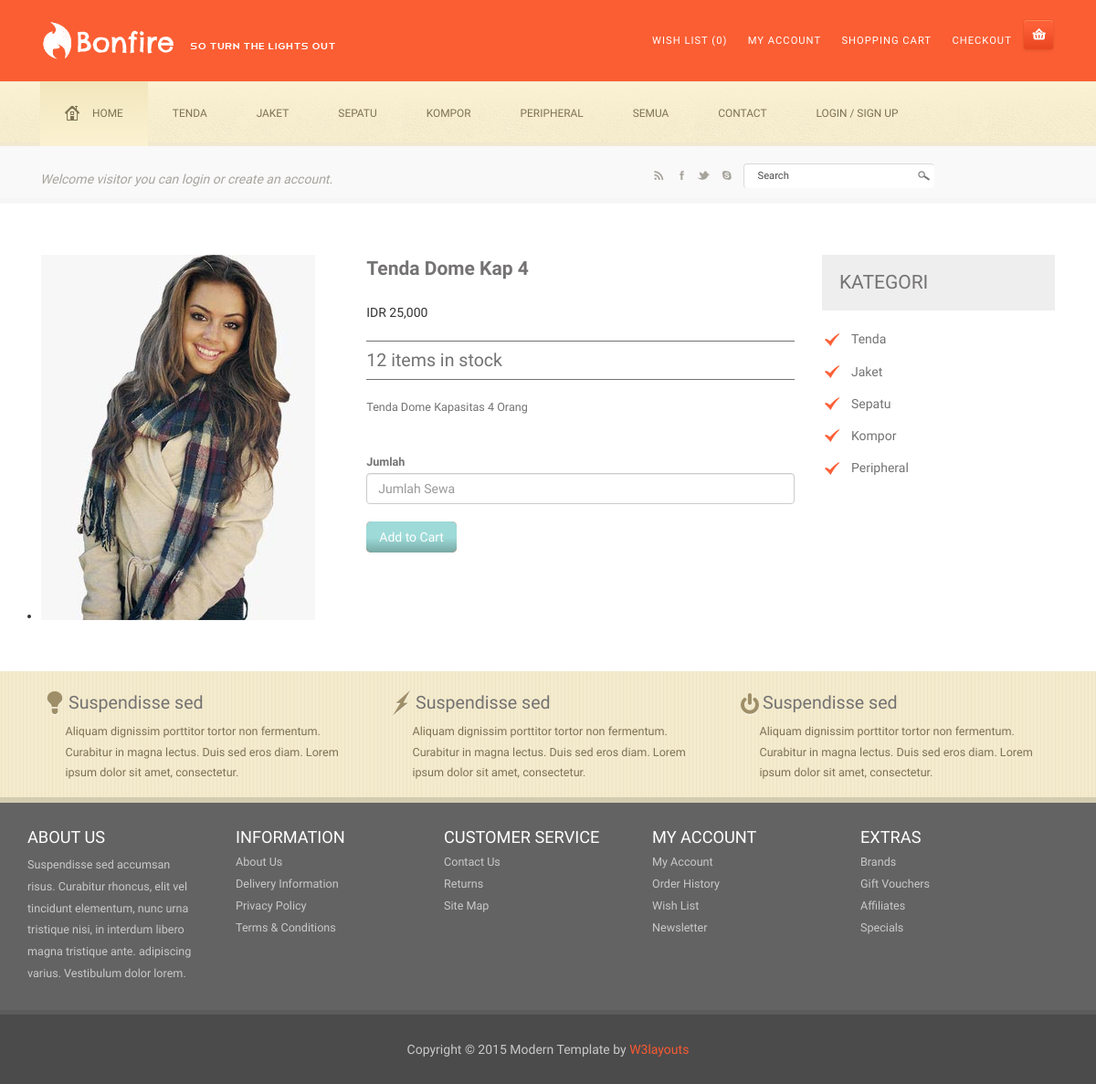
The page /detail_produk.php?id_barang=1 on the database its author committed.
### tables this page shows
CREATE TABLE IF NOT EXISTS `m_barang` (
  `id_barang` int(11) NOT NULL,
  `nama_barang` varchar(255) DEFAULT NULL,
  `tgl_ditambakan` datetime DEFAULT NULL,
  `id_merk` int(11) DEFAULT NULL,
  `id_kategori` int(11) DEFAULT NULL,
  `id_warna` int(11) DEFAULT NULL,
  `id_ukuran` int(11) DEFAULT NULL,
  `deskripsi` varchar(255) DEFAULT NULL,
  `harga_sewa` int(11) DEFAULT NULL,
  `harga_beli` varchar(255) DEFAULT NULL,
  `stok` int(11) DEFAULT NULL,
  `status` int(11) DEFAULT NULL,
  `foto` varchar(255) DEFAULT NULL
);

### detail_produk.php (the view, shortened to what this page needs)
<?php include 'header.php'; ?>
<?php
$id_barang = $_GET['id_barang'];
$sql = mysql_query("SELECT
	m_barang.id_barang,
	m_barang.nama_barang,
	m_barang.tgl_ditambakan,
	m_barang.deskripsi,
	m_barang.harga_sewa,
	m_barang.harga_beli,
	m_kategori.nama_kategori,
	m_merk.nama_merk,
	m_ukuran.nama_ukuran,
	m_warna.nama_warna,
	m_barang.foto,
	m_barang.stok,
	m_barang.status
	FROM
	m_barang ,
	m_kategori ,
	m_merk ,
	m_ukuran ,
	m_warna
	WHERE
	m_barang.id_merk = m_merk.id_merk AND
	m_barang.id_kategori = m_kategori.id_kategori AND
	m_barang.id_ukuran = m_ukuran.id_ukuran AND
	m_barang.id_warna = m_warna.id_warna AND
	m_barang.id_barang = '$id_barang'
	");
$row = mysql_fetch_array($sql);
?>
<div class="container">
	<div class="single">
		<div class="col-md-9 top-in-single">
			<div class="col-md-5 single-top">
				<ul id="etalage">
					<li>
						<a href="">
							<img class="etalage_thumb_image img-responsive" src="admin/img/<?php echo $row['foto'] ?>" alt="" >
						</a>
					</li>
				</ul>
			</div>
			<form id="my_form" action="insert_produk.php" method="POST">
				<div class="col-md-7 single-top-in">
					<div class="single-para">
						<h4><?php echo $row['nama_barang'] ?></h4>
						<div class="para-grid">
							<span  class="add-to"></span>IDR <?php echo number_format($row['harga_sewa']) ?></span>
						</div>
						<h5><?php echo $row['stok'] ?> items in stock</h5>
						<p><?php echo $row['deskripsi']; ?></p>
						<p>
								<label for="inputsm">Jumlah</label>
								<input type="text" name="jumlah" placeholder="Jumlah Sewa" class="form-control">
						</p>
						<a href="#" title="Pesan" onclick="document.getElementById('my_form').submit();" class="hvr-shutter-in-vertical ">Add to Cart</a>
					</div>
				</div>
			</form>
			<div class="clearfix"> </div>
			</div>
			<div class="col-md-3">
				<div class="single-bottom">
					<h4>Kategori</h4>
					<ul>
						<li><a href="products.php?id_kategori=1"><i> </i>Tenda</a></li>
						<li><a href="products.php?id_kategori=2"><i> </i>Jaket</a></li>
						<li><a href="products.php?id_kategori=3"><i> </i>Sepatu</a></li>
						<li><a href="products.php?id_kategori=4"><i> </i>Kompor</a></li>
						<li><a href="products.php?id_kategori=5"><i> </i>Peripheral</a></li>
					</ul>
				</div>
			</div>
			<div class="clearfix"> </div>
		</div>
	</div>
	<?php include 'footer.php'; ?>

### css/style.css (style rules this page uses)
body { background: #fff ; font-family: 'Exo', sans-serif; }
body a { transition: 0.5s all; -webkit-transition: 0.5s all; -o-transition: 0.5s all; -moz-transition: 0.5s all; -ms-transition: 0.5s all; }
ul { padding: 0; margin: 0; }
h1,h2,h3,h4,h5,h6,label,p { margin:0; }
.hvr-shutter-in-vertical { display: inline-block; vertical-align: middle; -webkit-transform: translateZ(0); transform: translateZ(0); -webkit-backface-visibility: hidden; backface-visibility: hidden; -moz-osx-font-smoothing: grayscale; position: relative; background: rgb(252,94,53); background: -moz-linear-gradient(top, rgba(252,94,53,1) 55%, rgba(252,94,53,1) 55%, rgba(233,71,34,1) 100%); background: -webkit-gradient(linear, left top, left bottom, color-stop(55%,rgba(252,94,53,1)), color-stop(55%,rgba(252,94,53,1)), color-stop(100%,rgba(233,71,34,1))); background: -webkit-linear-gradient(top, rgba(252,94,53,1) 55%,rgba(252,94,53,1) 55%,rgba(233,71,34,1) 100%); background: -o-linear-gradient(top, rgba(252,94,53,1) 55%,rgba(252,94,53,1) 55%,rgba(233,71,34,1) 100%); background: -ms-linear-gradient(top, rgba(252,94,53,1) 55%,rgba(252,94,53,1) 55%,rgba(233,71,34,1) 100%); background: linear-gradient(to bottom, rgba(252,94,53,1) 55%,rgba(252,94,53,1) 55%,rgba(233,71,34,1) 100%); -webkit-transition-property: color; transition-property: color; -webkit-transition-duration: 0.3s; transition-duration: 0.3s; color:#fff; font-size:1em; padding:0.5em 1em; border-radius:5px; float:left; }
.hvr-shutter-in-vertical:before { content: ""; position: absolute; z-index: -1; top: 0; bottom: 0; left: 0; right: 0; background: rgb(157,218,216); background: -moz-linear-gradient(top, rgba(157,218,216,1) 52%, rgba(119,168,164,1) 100%); background: -webkit-gradient(linear, left top, left bottom, color-stop(52%,rgba(157,218,216,1)), color-stop(100%,rgba(119,168,164,1))); background: -webkit-linear-gradient(top, rgba(157,218,216,1) 52%,rgba(119,168,164,1) 100%); background: -o-linear-gradient(top, rgba(157,218,216,1) 52%,rgba(119,168,164,1) 100%); background: -ms-linear-gradient(top, rgba(157,218,216,1) 52%,rgba(119,168,164,1) 100%); background: linear-gradient(to bottom, rgba(157,218,216,1) 52%,rgba(119,168,164,1) 100%); -webkit-transform: scaleY(1); transform: scaleY(1); -webkit-transform-origin: 50%; transform-origin: 50%; -webkit-transition-property: transform; transition-property: transform; -webkit-transition-duration: 0.3s; transition-duration: 0.3s; -webkit-transition-timing-function: ease-out; transition-timing-function: ease-out; border-radius:5px; }
.single-para h4 { font-size:1.5em; color:#747272; line-height:1.5em; font-weight: 600; }
.para-grid { padding: 1.5em 0; }
.single-para h5 { color:#747272; font-size:1.4em; border-bottom:1px solid #747272; border-top:1px solid #747272; padding:0.5em 0; }
.single-para p { color:#747272; font-size:0.9em; line-height:1.8em; padding:1.5em 0; }
.single-bottom h4 { color:#747272; font-size:1.5em; padding:0.9em; background:#eee; text-transform:uppercase; }
.single-bottom ul { padding:1em 0; }
.single-bottom ul li { list-style:none; }
.single-bottom ul li a { color:#747272; font-size:1em; padding:0.5em 0; text-decoration:none; display:block; }
.single-bottom ul li i { width: 20px; height: 20px; background: url(../images/img-sprite.png)no-repeat -60px -66px ; display: inline-block; vertical-align: middle; margin: 0 12px 0 0; }
.single { padding: 4em 0; }
.top-in-single { padding:0; }

### rows shown on the page
m_barang: foto (picture), nama_barang "Tenda Dome Kap 4", harga_sewa "25,000", stok "12", deskripsi "Tenda Dome Kapasitas 4 Orang"
